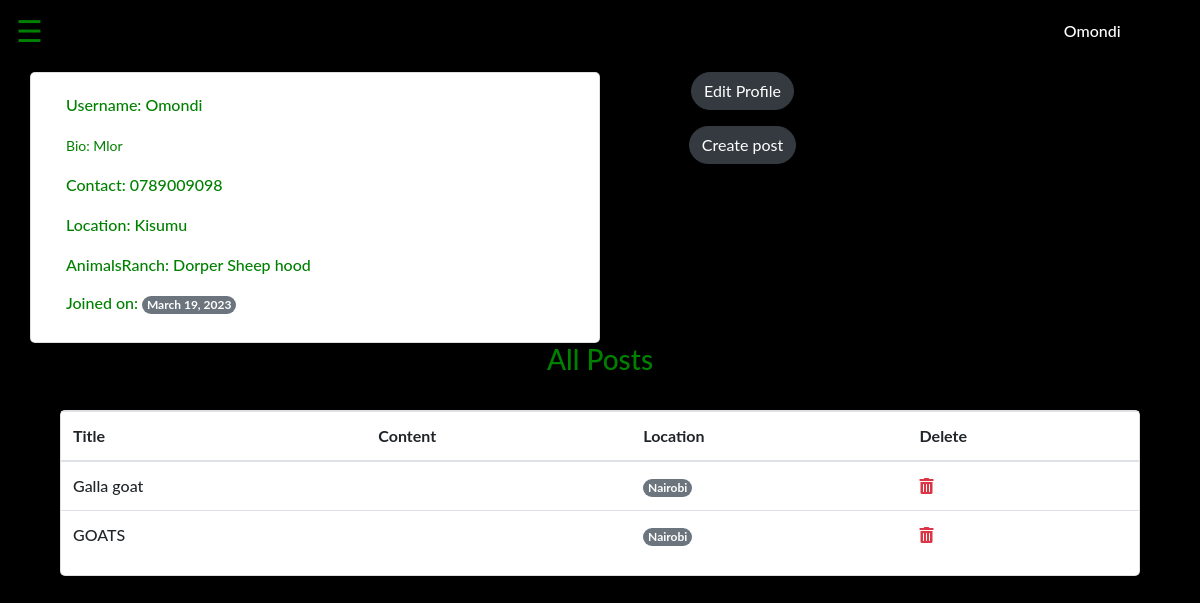
Screenshot of /profile/ (signed in) with the database file from the repository.
### hood/models.py (models this page shows, shortened)
class Profile(models.Model):
    user = models.OneToOneField(User, on_delete=models.CASCADE, related_name='profile',null=True)
    profile_photo = CloudinaryField("image",null=True)
    bio = models.TextField(max_length=300)
    location = models.ForeignKey(Location, on_delete=models.CASCADE,null=True)
    animalsranch = models.ForeignKey(AnimalsRanch, on_delete=models.SET_NULL, null=True, related_name='members', blank=True)
    contact = models.CharField(max_length=100)
    created_on = models.DateTimeField(auto_now_add=True,null=True)
    updated_on = models.DateTimeField(auto_now=True,null=True)

class Location(models.Model):
    name = models.CharField(max_length=30)
    created_on = models.DateTimeField(auto_now_add=True)
    updated_on = models.DateTimeField(auto_now=True)
    def __str__(self):
        return self.name

class AnimalsRanch(models.Model):
    name = models.CharField(max_length=50)
    photo = CloudinaryField("image",null=True)
    content = models.TextField(max_length=10000, null=True)
    Charateristics = models.TextField(max_length=10000, null=True)
    Statistics = models.TextField(max_length=10000  , null=True)
    location = models.ForeignKey(Location, on_delete=models.CASCADE,null=True)
    location_number = models.IntegerField(default=0)
    user = models.ForeignKey(User, on_delete=models.CASCADE,null=True)
    created_on = models.DateTimeField(auto_now_add=True,null=True)
    updated_on = models.DateTimeField(auto_now=True,null=True)
    health_cell = models.IntegerField(null=True, blank=True)
    police_hotline = models.IntegerField(null=True, blank=True)
    class Meta:
        ordering = ['-pk']
    def __str__(self):
        return f'{self.name} hood'

class Post(models.Model):
    name = models.TextField(max_length=50,null=True)
    title = models.CharField(max_length=50,null=True)
    comment = models.TextField(blank=True, null=True)
    photo = CloudinaryField("image",blank=True,null=True)
    user = models.ForeignKey(User, on_delete=models.CASCADE,null=True)
    location = models.ForeignKey(Location, on_delete=models.CASCADE,null=True)
    animalsranch = models.ForeignKey(AnimalsRanch, on_delete=models.CASCADE, null=True)
    created_on = models.DateTimeField(auto_now_add=True,null=True)
    updated_on = models.DateTimeField(auto_now=True,null=True)
    class Meta:
        ordering = ['-pk']

### hood/views.py (the view)
# urls.py: path('profile/', views.profile, name='profile'),
def profile(request):
    current_user = request.user
    profile = Profile.objects.filter(user_id=current_user.id).first()
    animalsranch = AnimalsRanch.objects.all()
    posts = Post.objects.filter(user_id=current_user.id)
    return render(request, "profile.html", {"profile": profile, ' animalsranch':  animalsranch, "posts": posts,})

### hood/templates/profile.html (shortened to what this page needs)
{% extends "base.html" %}
{% block content %}
 <br>
<section class="container profile">
    <div class=" mt-5">
        <div class="row">
            <div class="card col-md-6 text-left">
                <div class="card-body">
                    <p>Username: {{ user.username }}</p>
                    <p>
                        {% if profile.bio %}
                        <small>Bio: {{ profile.bio }}</small>
                        {% else %}
                        <span class="text-danger">No about me</span>
                        {% endif %}
                    </p>
                    <p>Contact: {{ profile.contact }}</p>
                    <p>Location: {{ profile.location }}</p>
                    <p>AnimalsRanch: {{ profile.animalsranch }}</p>
                    <h6>Joined on: <span class="badge rounded-pill bg-secondary text-white">
                            {{ user.date_joined|date }} </span></h6>
                </div>
            </div>
            <div class="col-md-6 text-center">
                <div class="row">
                    <div class="col-md-6 details">
                        <div class="first">
                            <div>
                                <a href="{%url 'update_profile' user.id %}"
                                    class="btn btn-outline-dark bg-dark text-white rounded-pill">
                                    Edit Profile
                                </a>
                            </div>
                        </div>
                    </div>
                </div>
                <div class="row links">
                    <div class="col-md-6">
                        <a href="{%url 'create_post'  %}"  class="btn btn-outline-dark bg-dark text-white rounded-pill">
                         Create post
                        </a>
                    </div>
                </div>
            </div>
        </div>
    </div>
    <h3 class="text-center">All Posts</h3>
    <div class="col-md-12 links">
        <div class="card">
            <table class="table">
                <thead>
                    <tr>
                        <th scope="col">Title</th>
                        <th scope="col">Content</th>
                        <th scope="col">Location</th>
                        <th scope="col">Delete</th>
                    </tr>
                </thead>
                <tbody>
                    {% for post in posts %}
                    <tr>
                        <td>{{ post.title }}</td>
                        <td>{{ post.content }}</td>
                        <td><span class="badge rounded-pill bg-secondary text-white">
                                {{ post.location }}
                            </span></td>
                            <td>
                                <a class="text-danger" href="">
                                    <i class="fa fa-trash-alt text-danger"></i>
                                </a>
                            </td>
                        </tr>
                        {% empty %}
                        <tr>
                            <td colspan="5" class="text-center text-danger">No Posts Created!</td>
                        </tr>
                        {% endfor %}
                    </tbody>
                </table>
            </div>
        </div>
</section>
{% endblock %}

### hood/templates/navbar.html (shortened to what this page needs)
{% load static %}
<nav class="navbar navbar-expand-lg fixed-top">
    </head>
    <body>
    <span style="font-size:30px;cursor:pointer" onclick="openNav()">&#9776;</span>
    <a class="nav-link text-white" href="/profile" style=" color: green;" >
      {% if user.is_authenticated %}
      <img src="{{user.profile.profile_photo.url}}" alt="" style="border-radius: 50%; width: 20%; height: auto;"> &nbsp; <span class="text-white">{{user.username|title}}</span>
      {% else %}
      <img src="https://st2.depositphotos.com/1104517/11965/v/600/depositphotos_119659092-stock-illustration-female-avatar-profile-picture-vector.jpg"
          class="card-img-top" alt="My profile picture" style="border-radius: 50%; width: 50%; height: auto;">
      {% endif %} </a>
</nav>

### hood/templates/navbar.html (style rules this page uses)
body { font-family: 'Lato', global_font_string; font-weight: 500; background-color: black; color: green; }
.nav-link { margin-left: 85%; }

### hood/templates/profile.html (style rules this page uses)
body { font-family: 'Lato', global_font_string; font-weight: 500; background-color: black; color: green; }
.card { color: green; text-align: left; border-radius: 5px; }
.links { margin-top: 3%; margin-bottom: 2%; }

### rows the page displays
Profile: bio "Mlor", contact "0789009098", location "Kisumu", animalsranch "Dorper Sheep hood"
Post: title "Galla goat", location "Nairobi"
Post: title "GOATS", location "Nairobi"

### other values shown
{{ user.username|title }} "Omondi"
{{ user.username }} "Omondi"
{{ user.date_joined|date }} "March 19, 2023"
